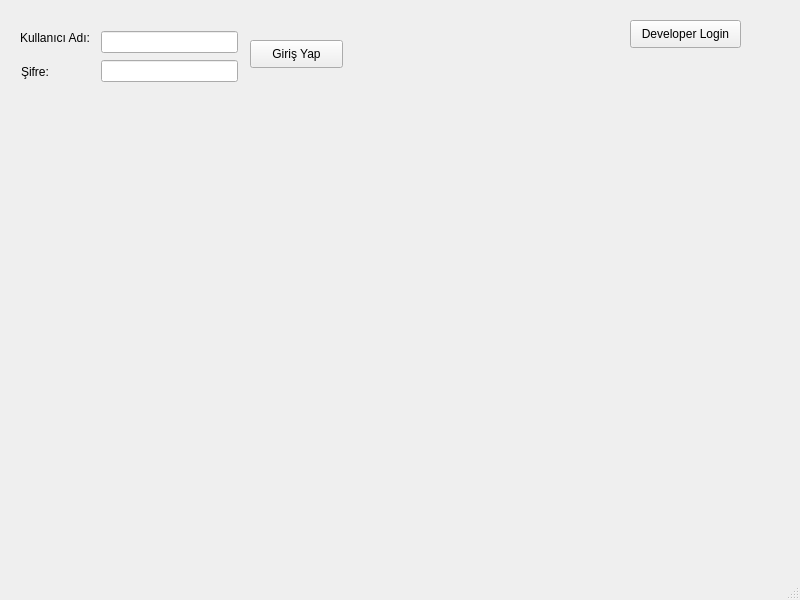
<?xml version="1.0" encoding="UTF-8"?>
<ui version="4.0">
 <class>giris</class>
 <widget class="QMainWindow" name="giris">
  <property name="geometry">
   <rect>
    <x>0</x>
    <y>0</y>
    <width>800</width>
    <height>600</height>
   </rect>
  </property>
  <property name="windowTitle">
   <string>Giriş Sayfası</string>
  </property>
  <widget class="QWidget" name="centralwidget">
   <widget class="QLabel" name="label">
    <property name="geometry">
     <rect>
      <x>20</x>
      <y>30</y>
      <width>73</width>
      <height>16</height>
     </rect>
    </property>
    <property name="text">
     <string>Kullanıcı Adı:</string>
    </property>
   </widget>
   <widget class="QLabel" name="label_2">
    <property name="geometry">
     <rect>
      <x>21</x>
      <y>64</y>
      <width>32</width>
      <height>16</height>
     </rect>
    </property>
    <property name="text">
     <string>Şifre:</string>
    </property>
   </widget>
   <widget class="QLineEdit" name="lineEdit">
    <property name="geometry">
     <rect>
      <x>101</x>
      <y>31</y>
      <width>137</width>
      <height>22</height>
     </rect>
    </property>
   </widget>
   <widget class="QLineEdit" name="lineEdit_2">
    <property name="geometry">
     <rect>
      <x>101</x>
      <y>60</y>
      <width>137</width>
      <height>22</height>
     </rect>
    </property>
   </widget>
   <widget class="QPushButton" name="pushButton">
    <property name="geometry">
     <rect>
      <x>250</x>
      <y>40</y>
      <width>93</width>
      <height>28</height>
     </rect>
    </property>
    <property name="text">
     <string>Giriş Yap</string>
    </property>
   </widget>
   <widget class="QPushButton" name="pushButton_2">
    <property name="geometry">
     <rect>
      <x>630</x>
      <y>20</y>
      <width>111</width>
      <height>28</height>
     </rect>
    </property>
    <property name="text">
     <string>Developer Login</string>
    </property>
   </widget>
  </widget>
  <widget class="QMenuBar" name="menubar">
   <property name="geometry">
    <rect>
     <x>0</x>
     <y>0</y>
     <width>800</width>
     <height>26</height>
    </rect>
   </property>
  </widget>
  <widget class="QStatusBar" name="statusbar"/>
 </widget>
 <resources/>
 <connections/>
</ui>
